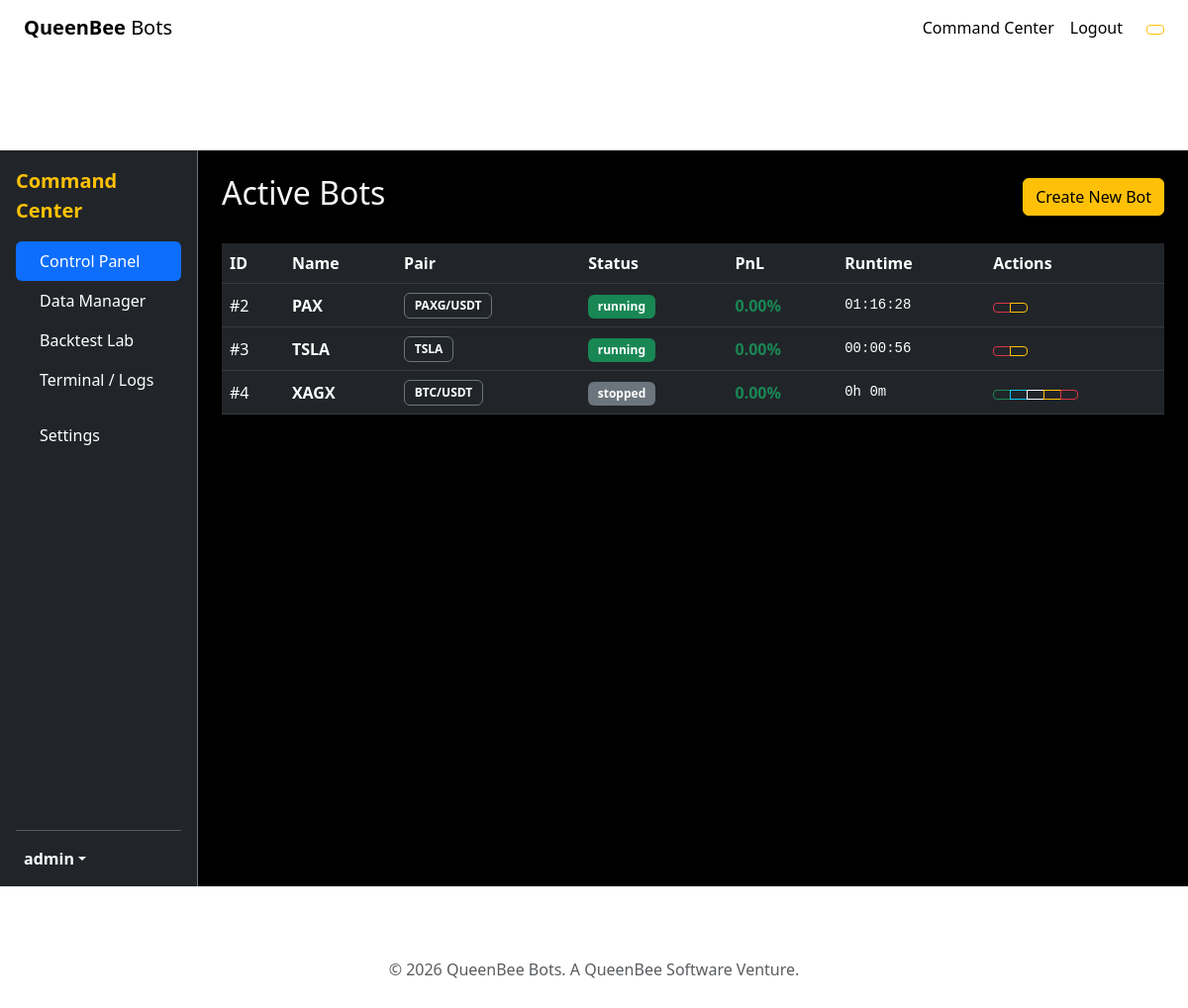
The page /dashboard (signed in) on the database its author committed.
### webapp/db_models.py (models this page shows, shortened)
class User(UserMixin, db.Model):
    id = db.Column(db.Integer, primary_key=True)
    username = db.Column(db.String(150), unique=True, nullable=False)
    password_hash = db.Column(db.String(150), nullable=False)

class Bot(db.Model):
    id = db.Column(db.Integer, primary_key=True)
    name = db.Column(db.String(100), nullable=False)
    status = db.Column(db.String(20), default='stopped') # stopped, running, training
    config = db.Column(db.Text, nullable=True) # JSON string for config
    pnl = db.Column(db.Float, default=0.0)
    runtime = db.Column(db.String(50), default='0h 0m')
    last_updated = db.Column(db.DateTime, default=datetime.utcnow)

### webapp/app.py (the view)
@app.route('/dashboard')
@login_required
def dashboard():
    bots = Bot.query.all()
    for bot in bots:
        stats = bot_interface.get_bot_stats(bot.id)
        if stats:
            bot.status = 'running'
            bot.pnl = stats['pnl']
            bot.runtime = stats['runtime']
    db.session.commit()
    return render_template('dashboard.html', user=current_user, bots=bots)

### webapp/app.py (called while the page is built)
@app.template_filter('from_json')
def from_json_filter(value):
    try:
        return json.loads(value)
    except:
        return {}

@login_manager.user_loader
def load_user(user_id):
    return User.query.get(int(user_id))

### webapp/bot_interface.py (called while the page is built, shortened)
    def get_bot_stats(self, bot_id):
        if bot_id not in self.active_bots:
            return None

### webapp/templates/dashboard.html (shortened to what this page needs)
{% extends "base.html" %}
{% block container_class %}container-fluid px-0{% endblock %}
{% block content %}
<div class="row g-0" style="min-height: calc(100vh - 56px);">
    <div class="col-md-2 bg-dark border-end border-secondary sidebar">
        <div class="d-flex flex-column p-3 text-white h-100">
            <span class="fs-5 fw-bold mb-3 text-warning">Command Center</span>
            <ul class="nav nav-pills flex-column mb-auto" id="mainTab" role="tablist">
                <li class="nav-item">
                    <button class="nav-link active w-100 text-start" id="control-tab" data-bs-toggle="pill"
                        data-bs-target="#control" type="button" role="tab"> Control
                        Panel</button>
                </li>
                <li class="nav-item">
                    <button class="nav-link w-100 text-start" id="data-tab" data-bs-toggle="pill" data-bs-target="#data"
                        type="button" role="tab"> Data Manager</button>
                </li>
                <li class="nav-item">
                    <button class="nav-link w-100 text-start" id="backtest-tab" data-bs-toggle="pill"
                        data-bs-target="#backtest" type="button" role="tab">
                        Backtest Lab</button>
                </li>
                <li class="nav-item">
                    <button class="nav-link w-100 text-start" id="terminal-tab" data-bs-toggle="pill"
                        data-bs-target="#terminal" type="button" role="tab">
                        Terminal / Logs</button>
                </li>
                <li class="nav-item mt-3">
                    <button class="nav-link w-100 text-start text-warning" data-bs-toggle="modal"
                        data-bs-target="#settingsModal" type="button"> Settings</button>
                </li>
            </ul>
            <hr>
            <div class="dropdown">
                <a href="#" class="d-flex align-items-center text-white text-decoration-none dropdown-toggle"
                    id="dropdownUser1" data-bs-toggle="dropdown" aria-expanded="false">
                    <strong>{{ current_user.username }}</strong>
                </a>
            </div>
        </div>
    </div>
    <div class="col-md-10 bg-black text-light p-4" style="overflow-y: auto; height: calc(100vh - 56px);">
        <div class="tab-content" id="mainTabContent">
            <div class="tab-pane fade show active" id="control" role="tabpanel">
                <div class="d-flex justify-content-between align-items-center mb-4">
                    <h2> Active Bots</h2>
                    <button class="btn btn-warning" data-bs-toggle="modal" data-bs-target="#createBotModal">
                         Create New Bot
                    </button>
                </div>
                <div class="table-responsive">
                    <table class="table table-dark table-hover align-middle">
                        <thead>
                            <tr>
                                <th>ID</th>
                                <th>Name</th>
                                <th>Pair</th>
                                <th>Status</th>
                                <th>PnL</th>
                                <th>Runtime</th>
                                <th>Actions</th>
                            </tr>
                        </thead>
                        <tbody>
                            {% for bot in bots %}
                            <tr>
                                <td>#{{ bot.id }}</td>
                                <td class="fw-bold">{{ bot.name }}</td>
                                <td>
                                    {% set config = bot.config | from_json %}
                                    <span class="badge bg-dark border border-secondary">{{ config.pair or 'BTC/USDT'
                                        }}</span>
                                </td>
                                <td>
                                    <span id="status-{{ bot.id }}"
                                        class="badge bg-{{ 'success' if bot.status == 'running' else 'warning' if bot.status == 'training' else 'secondary' }}">
                                        {{ bot.status }}
                                    </span>
                                </td>
                                <td id="pnl-{{ bot.id }}"
                                    class="{{ 'text-success' if bot.pnl >= 0 else 'text-danger' }} fw-bold">{{
                                    "%.2f"|format(bot.pnl) }}%</td>
                                <td id="runtime-{{ bot.id }}" class="font-monospace small">{{ bot.runtime }}</td>
                                <td>
                                    <div class="btn-group btn-group-sm">
                                        {% if bot.status == 'running' %}
                                        <button class="btn btn-outline-danger"
                                            onclick="controlBot({{ bot.id }}, 'stop')" title="Stop Bot"></button>
                                        <button class="btn btn-outline-warning" onclick="showTrades({{ bot.id }})"
                                            title="View Trades"></button>
                                        {% else %}
                                        <button class="btn btn-outline-success"
                                            onclick="controlBot({{ bot.id }}, 'start')" title="Start Bot"></button>
                                        <button class="btn btn-outline-info" data-bs-toggle="modal"
                                            data-bs-target="#trainModal{{ bot.id }}" title="Train Model"></button>
                                        <button class="btn btn-outline-light" data-bs-toggle="modal"
                                            data-bs-target="#uploadModal{{ bot.id }}" title="Upload Model"></button>
                                        <button class="btn btn-outline-warning" onclick="showTrades({{ bot.id }})"
                                            title="View Trades"></button>
                                        <button class="btn btn-outline-danger" onclick="deleteBot({{ bot.id }})"
                                            title="Delete Bot"></button>
                                        {% endif %}
                                    </div>
                                </td>
                            </tr>
                            {% else %}
                            <tr>
                                <td colspan="7" class="text-center text-muted">No bots created yet.</td>
                            </tr>
                            {% endfor %}
                        </tbody>
                    </table>
                </div>
            </div>
        </div>
    </div>
</div>
{% endblock %}

### webapp/templates/base.html (shortened to what this page needs)
<!DOCTYPE html>
<html lang="en">
<head>
    <link href="https://cdn.jsdelivr.net/npm/bootstrap@5.3.0/dist/css/bootstrap.min.css" rel="stylesheet">
    <link rel="stylesheet" href="{{ url_for('static', filename='style.css') }}">
</head>
<body class="dark-mode">
    <nav class="navbar navbar-expand-lg navbar-dark mb-4">
        <div class="container-fluid px-4">
            <a class="navbar-brand" href="{{ url_for('landing') }}">
                 <span>QueenBee</span> Bots
            </a>
            <div class="collapse navbar-collapse" id="navbarNav">
                <ul class="navbar-nav ms-auto align-items-center">
                    {% if current_user.is_authenticated %}
                    <li class="nav-item"><a class="nav-link" href="{{ url_for('dashboard') }}">Command Center</a></li>
                    <li class="nav-item"><a class="nav-link" href="{{ url_for('logout') }}">Logout</a></li>
                    {% else %}
                    <li class="nav-item"><a class="nav-link" href="{{ url_for('login') }}">Login</a></li>
                    {% endif %}
                    <li class="nav-item ms-3">
                        <button class="btn btn-sm btn-outline-warning" id="theme-toggle" title="Toggle Theme">
                        </button>
                    </li>
                </ul>
            </div>
        </div>
    </nav>
    <div class="{% block container_class %}container{% endblock %} mt-5 pt-5">
        {% block content %}{% endblock %}
    </div>
    <footer class="text-center mt-5 py-4">
        <p class="text-muted">© 2026 QueenBee Bots. A QueenBee Software Venture.</p>
    </footer>
</body>
</html>

### webapp/static/style.css (style rules this page uses)
body { background-color: var(--bg-color); color: var(--text-color); font-family: 'Segoe UI', Roboto, Helvetica, Arial, sans-serif; transition: background-color 0.3s, color 0.3s; }
.navbar { background-color: var(--card-bg) !important; border-bottom: 1px solid var(--border-color); box-shadow: var(--shadow); }
.navbar-brand, .nav-link { color: var(--text-color) !important; }
.navbar-brand span { color: var(--accent-color); font-weight: bold; }
.badge { padding: 0.5em 0.8em; }

### rows shown on the page
User: username "admin"
Bot: id "2", name "PAX", pair "PAXG/USDT", status "running", pnl "0.00", runtime "01:16:28"
Bot: id "3", name "TSLA", status "running", pnl "0.00", runtime "00:00:56"
Bot: id "4", name "XAGX", pair "BTC/USDT", status "stopped", pnl "0.00", runtime "0h 0m"
